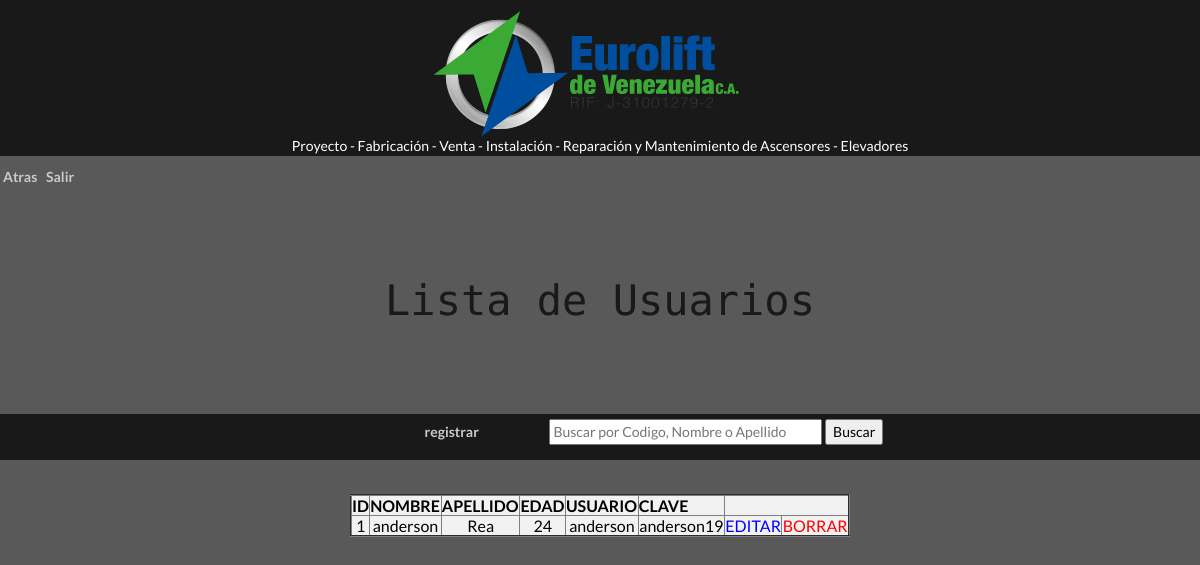
The page /lista.php on the database its author committed.
### tables this page shows
CREATE TABLE IF NOT EXISTS `users` (
  `id` int(50) NOT NULL AUTO_INCREMENT,
  `nombre` varchar(50) NOT NULL,
  `apellido` varchar(50) NOT NULL,
  `edad` varchar(3) NOT NULL,
  `usuario` varchar(50) NOT NULL,
  `clave` varchar(50) NOT NULL,
  PRIMARY KEY (`id`),
  UNIQUE KEY `id` (`id`)
);

### lista.php (the view, shortened to what this page needs)
<?php
      $con = mysqli_connect("localhost","root","","prototipo") or die ("Error de Conexion");
?>
<html>
<head>
  <link rel="stylesheet" href="https://maxcdn.bootstrapcdn.com/bootstrap/3.3.7/css/bootstrap.min.css">
    <link rel="stylesheet" href="css/main.css">
    <link rel="stylesheet" href="css/estilos.css">
    <link rel="stylesheet" href="css/animate.css">
</head>
<body>
<div data-role="page" id="pagina1" class="se-gris-oscuro">
<center><img src="img/Eurilift_logo.png"></center>
<center><p>Proyecto - Fabricación - Venta - Instalación - Reparación y Mantenimiento de Ascensores - Elevadores</p></center>
</div>
<a class="efectoenlace" href="registrar.php"><strong>Atras</strong></a>
<a class="efectoenlace" href="index.html"><strong>Salir</strong></a>
<div class="row center-block quitar-float text-center espacio-arriba">
        <h1 class="animated slideInDown rubik fuentegrande gris-oscuro  ">
    <span class="">Lista de Usuarios</span>
    </h1>
        <div class="animated fadeIn se-gris-claro quitar-float ">
            <nav class="paddin-largo gris ">
            </nav>
        </div>
</div>
<div class="row center-block quitar-float text-center espacio-arriba">
     <form action="lista.php" method="POST">
        <div class="animated fadeIn se-gris-oscuro quitar-float ">
            <nav class="paddin-largo gris ">
                <ul class="no-lista text-center">
                    <li class="col-md-2 col-xs-3  inline-block"><a class="efectoenlace" href="registrar.php"><strong>registrar</strong></a></li>
      <font color='black'>  <input type="text" size="35" name="palabra" placeholder="Buscar por Codigo, Nombre o Apellido"/></font>
      <font color='black'>  <input type="submit" name"buscar" value="Buscar" ></font>
</form>
        </div>
</body>
</html>
  <center><table width = "500" border = "2" style = "background-color: #F2F2F2;">
    <tr>
         <th><font color='black'>ID</font></th>
         <th><font color='black'>NOMBRE</font></th>
         <th><font color='black'>APELLIDO</font></th>
         <th><font color='black'>EDAD</font></th>
         <th><font color='black'>USUARIO</font></th>
         <th><font color='black'>CLAVE</font></th>
    </tr>
    <?php
if(isset($_POST['palabra'])){
    $consulta = "SELECT * FROM users WHERE id LIKE '%".$_POST['palabra']."%' OR nombre LIKE '%".$_POST['palabra']."%' OR apellido LIKE '%".$_POST['palabra']."%' OR edad LIKE '%".$_POST['palabra']."%'";
}else{
           $consulta = "SELECT * FROM users";
}
         $ejecutar = mysqli_query($con, $consulta);
         while($fila = mysqli_fetch_array($ejecutar)){
               $id = $fila['id'];
               $nombre = $fila['nombre'];
               $apellido = $fila['apellido'];
               $edad = $fila['edad'];
               $usuario = $fila['usuario'];
               $clave = $fila['clave'];
     ?>
  <font color='black'>
        <tr align = "center">
          <td><font color='black'><?php echo $id; ?></td></font>
          <td><font color='black'><?php echo $nombre; ?></td></font>
          <td><font color='black'><?php echo $apellido; ?></td></font>
          <td><font color='black'><?php echo $edad; ?></td></font>
          <td><font color='black'><?php echo $usuario; ?></td></font>
          <td><font color='black'><?php echo $clave; ?></td></font>
          <td><a href = "registrar.php?editar=<?php echo $id; ?>"><font color='blue'>EDITAR</font></a></td>
          <td><a href = "registrar.php?borrar=<?php echo $id; ?>"><font color='red'>BORRAR</font></a></td>
        <?php }  ?>
  </table></center>

### css/main.css (style rules this page uses)
body { background-color: rgb(89, 89, 89); color: white; font-family: 'Lato', sans-serif; }
.efectoenlace { text-decoration: none; padding: 1px 3px; display: inline-block; -webkit-transition: all 1s linear; -moz-transition: all 1s linear; -ms-transition: all 1s linear; -o-transition: all 1.4s linear; transition: all 1s linear; }
.quitar-float { float:none; }
.espacio-arriba { margin-top: 70px; }
.rubik { font-family: 'Rubik Mono One', sans-serif; }
.fuentegrande { font-size: 3em; }
.gris { color:rgba(89,89,89,.9999999); }
.gris-oscuro { color: rgb(25,25,25); }
.no-lista li { list-style-type: none; }
.no-lista li { margin:0px; padding: 0px; }
.se-gris-oscuro { background-color: rgb(25,25,25); }
.paddin-largo { padding: 5px 10px; }
.inline-block { float:none; display: inline-block; margin-right: -4px; }
a,.blanco { color:rgba(202,202,202,.9999); }

### rows shown on the page
users: id "1", nombre "anderson", apellido "Rea", edad "24", usuario "anderson", clave "anderson19"
